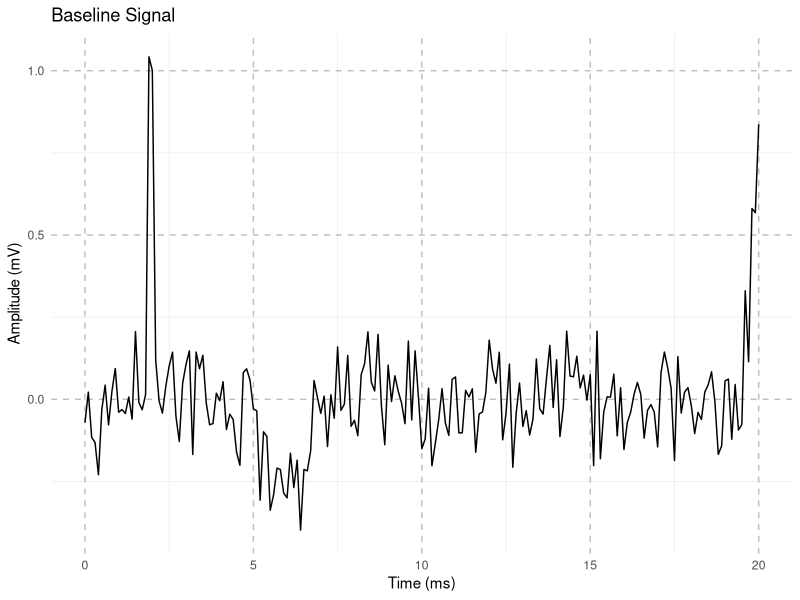
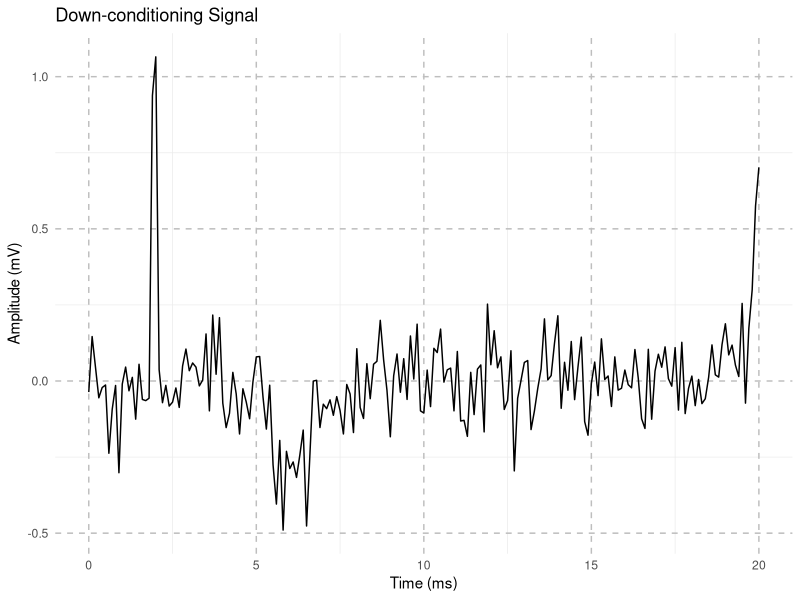
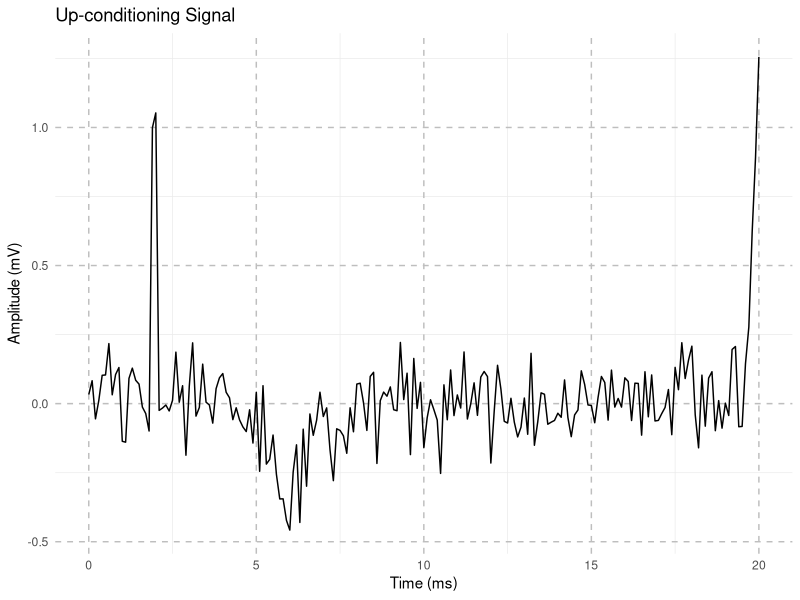
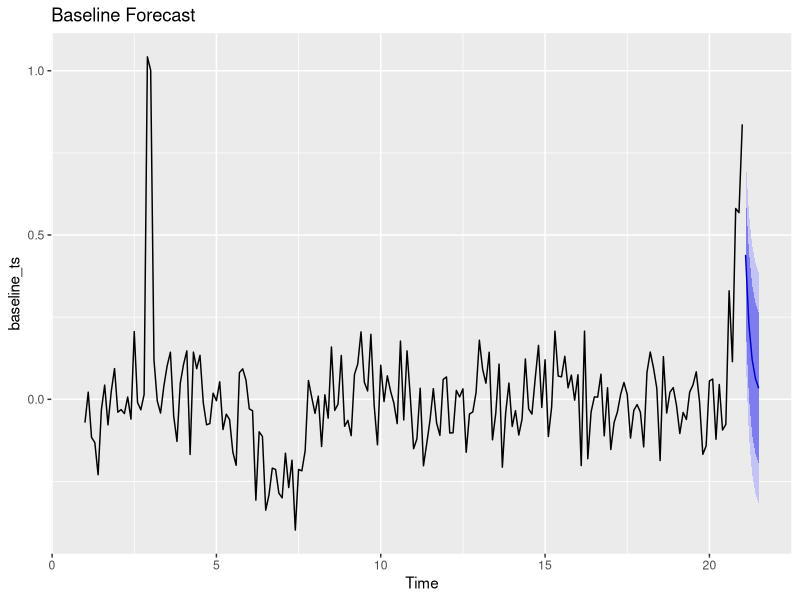
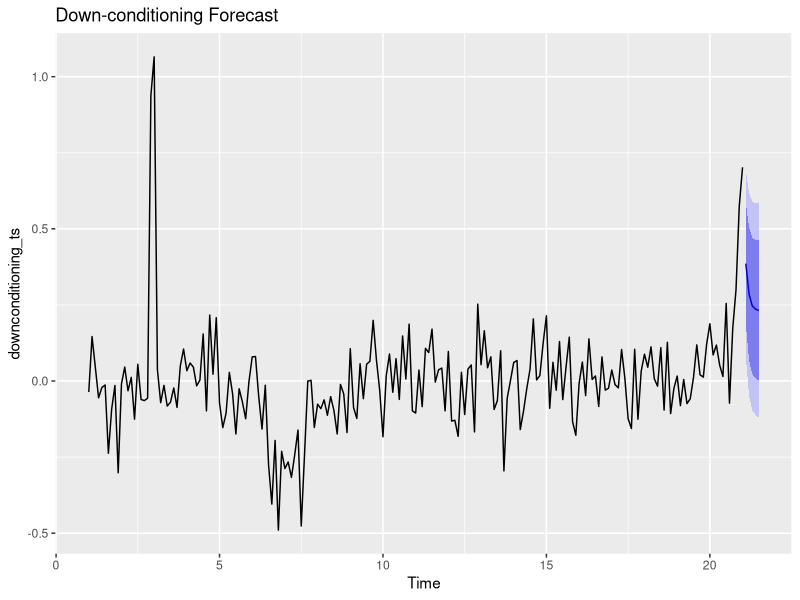
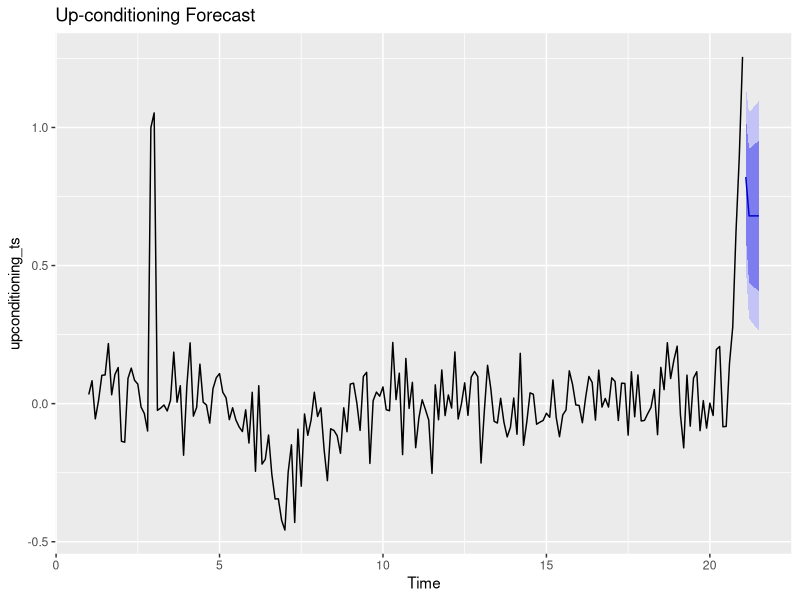
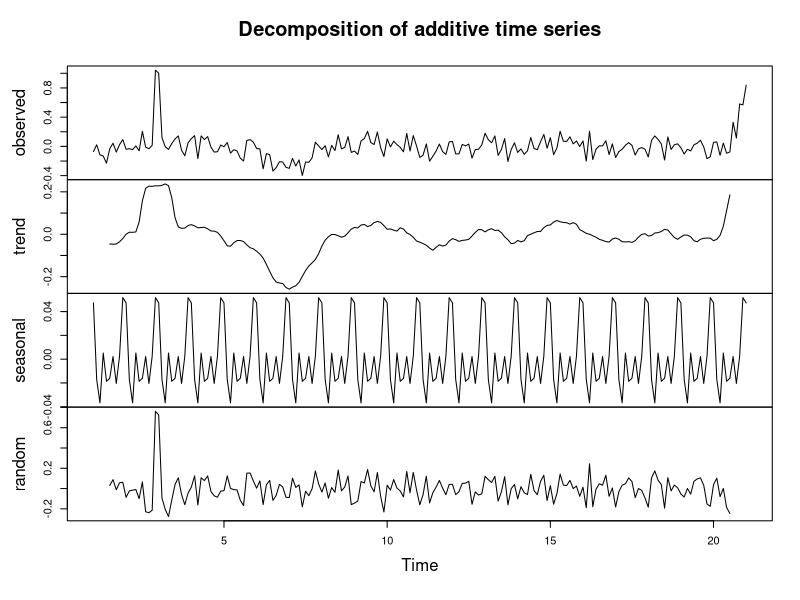

The R script that drew these images, in order:
# Load required libraries
library(ggplot2)
library(forecast)
library(tseries)

# Parameters for simulated data generation
sampling_rate <- 10000   # samples per second
duration <- 0.02         # 20 milliseconds
time <- seq(0, duration, length.out = sampling_rate * duration + 1)

# Function to generate EMG signal with different conditioning states
generate_emg_signal <- function(condition = "baseline") {
  stimulus_start <- round(0.002 * sampling_rate)
  stimulus_duration <- round(0.0002 * sampling_rate)
  stimulus_signal <- rep(0, length(time))
  stimulus_signal[stimulus_start:(stimulus_start + stimulus_duration - 1)] <- 1
  
  m_wave_center <- round(0.006 * sampling_rate)
  m_wave_std <- 0.0007 * sampling_rate
  m_wave <- exp(-0.55 * ((time * sampling_rate - m_wave_center) / m_wave_std)^2)
  
  h_wave_center <- round(0.0201 * sampling_rate)
  h_wave_std <- 0.00025 * sampling_rate
  h_wave_amplitude <- ifelse(condition == "baseline", 1, ifelse(condition == "downconditioning", 0.7, 1.3))
  h_wave <- exp(-0.5 * ((time * sampling_rate - h_wave_center) / h_wave_std)^2)
  
  emg_signal <- stimulus_signal - m_wave * 0.30 + h_wave * h_wave_amplitude
  noise <- rnorm(length(emg_signal), mean = 0, sd = 0.1)
  return(emg_signal + noise)
}

# Generate data for baseline, down-conditioning, and up-conditioning
baseline_signal <- generate_emg_signal("baseline")
downconditioning_signal <- generate_emg_signal("downconditioning")
upconditioning_signal <- generate_emg_signal("upconditioning")

# Visualize EMG signals
plot_emg_signal <- function(signal, title) {
  emg_data <- data.frame(Time = time * 1000, EMG_Signal = signal)
  ggplot(emg_data, aes(x = Time, y = EMG_Signal)) +
    geom_line(color = "black") +
    labs(x = "Time (ms)", y = "Amplitude (mV)", title = title) +
    theme_minimal() +
    theme(panel.grid.major = element_line(color = "gray", linetype = "dashed"))
}

plot_emg_signal(baseline_signal, "Baseline Signal")
plot_emg_signal(downconditioning_signal, "Down-conditioning Signal")
plot_emg_signal(upconditioning_signal, "Up-conditioning Signal")

# Convert signals to time series (sampling frequency 10 Hz for demonstration)
baseline_ts <- ts(baseline_signal, frequency = 10)
downconditioning_ts <- ts(downconditioning_signal, frequency = 10)
upconditioning_ts <- ts(upconditioning_signal, frequency = 10)

# Check stationarity with Augmented Dickey-Fuller Test
adf.test(baseline_ts)       # Null Hypothesis: non-stationary
adf.test(downconditioning_ts)
adf.test(upconditioning_ts)

# ARIMA Modeling and Forecasting
fit_baseline <- auto.arima(baseline_ts)
fit_down <- auto.arima(downconditioning_ts)
fit_up <- auto.arima(upconditioning_ts)

# Forecast next 5 time points
forecast_baseline <- forecast(fit_baseline, h = 5)
forecast_down <- forecast(fit_down, h = 5)
forecast_up <- forecast(fit_up, h = 5)

# Plot forecasted results
autoplot(forecast_baseline) + ggtitle("Baseline Forecast")
autoplot(forecast_down) + ggtitle("Down-conditioning Forecast")
autoplot(forecast_up) + ggtitle("Up-conditioning Forecast")

# Decomposition Analysis for Baseline Prediction Series
decomp_baseline <- decompose(baseline_ts)
plot(decomp_baseline)

# Statistical Interpretation of Tests and Analysis
# ADF Test Results: If p < 0.05, we reject the null hypothesis, indicating stationarity.
# ARIMA Model Fit: Automatically selects the best-fitting ARIMA model for prediction.
# Forecast Results: Forecast future H-reflex amplitudes based on past data.

